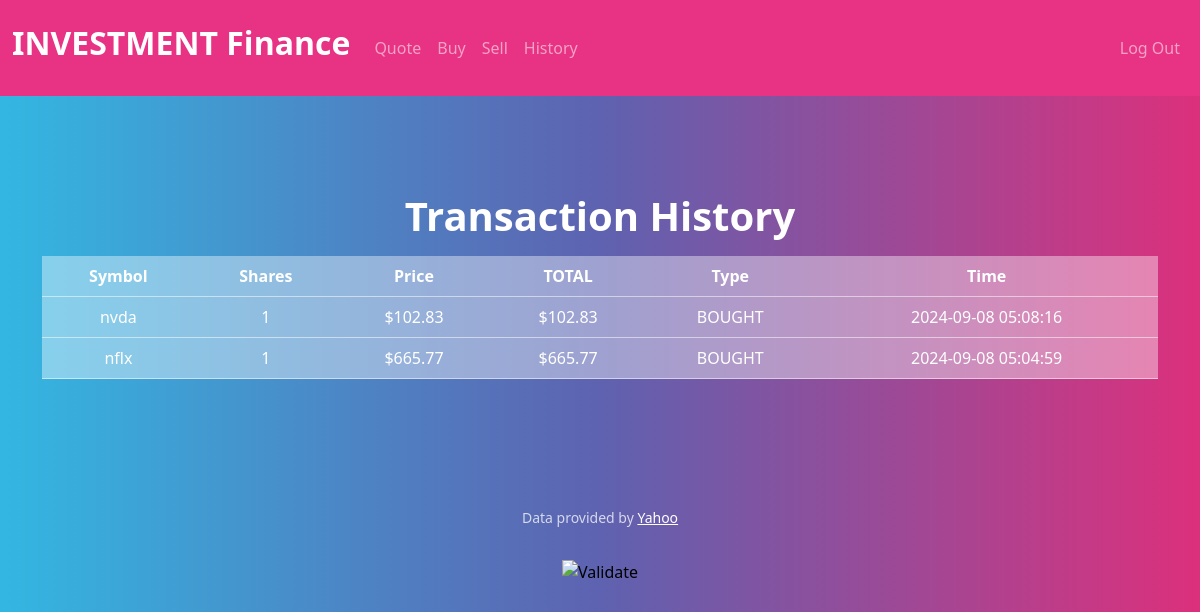
Page /history (signed in) on the earlier database version.
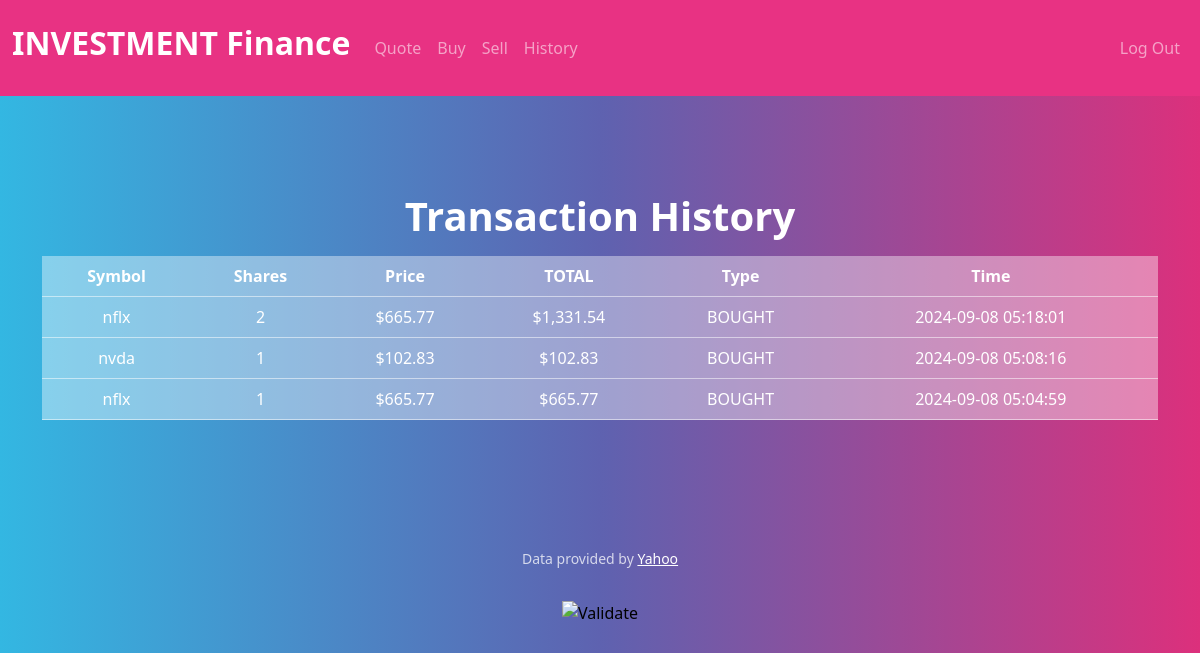
Same page on the later database version.
### tables this page shows
CREATE TABLE transactions (
id INTEGER PRIMARY KEY AUTOINCREMENT NOT NULL,
user_id INTEGER NOT NULL,
symbol TEXT NOT NULL,
shares INTEGER NOT NULL,
price REAL NOT NULL,
total NUMERIC NOT NULL,
transaction_type TEXT NOT NULL, transaction_time TIMESTAMP DEFAULT CURRENT_TIMESTAMP,
FOREIGN KEY (user_id) REFERENCES users(id)
);

### app.py (the view)
@app.route("/history", methods=["GET","POST"])
@login_required
def history():
    user_id = session["user_id"]
    transactions = db.execute("""
                              SELECT symbol, price, shares, total, transaction_time, transaction_type
                              FROM transactions
                              WHERE user_id = ?
                              ORDER BY transaction_time DESC""",
                              user_id)
    return render_template("history.html", transactions=transactions)

### app.py (called while the page is built)
@app.after_request
def after_request(response):
    response.headers["Cache-Control"] = "no-cache, no-store, must-revalidate"
    response.headers["Expires"] = 0
    response.headers["Pragma"] = "no-cache"
    return response

### templates/helpers.py (called while the page is built)
def login_required(f):
    @wraps(f)
    def decorated_function(*args, **kwargs):
        if session.get("user_id") is None:
            return redirect("/login")
        return f(*args, **kwargs)
    return decorated_function

def usd(value):
    return f"${value:,.2f}"

### templates/history.html (shortened to what this page needs)
{% extends "layout.html" %}
{% block main %}
    <h1>Transaction History</h1>
    <div class="table-responsive">
        <table class="table table-hover">
            <thead>
                <tr class="table-secondary">
                    <th>Symbol</th>
                    <th>Shares</th>
                    <th>Price</th>
                    <th>TOTAL</th>
                    <th>Type</th>
                    <th>Time</th>
                </tr>
            </thead>
            <tbody>
                {% for stock in transactions %}
                    <tr class="table-secondary">
                        <td>{{ stock.symbol }}</td>
                        <td>{{ stock.shares }}</td>
                        <td>{{ stock.price | usd }}</td>
                        <td>{{ stock.total | usd }}</td>
                        <td>{{ stock.transaction_type }}</td>
                        <td>{{ stock.transaction_time }}</td>
                    </tr>
                {% endfor %}
            </tbody>
        </table>
    </div>
{% endblock %}

Differences in the rows shown:
added transactions: symbol "nflx", shares "2", price "$665.77", total "$1,331.54", transaction_type "BOUGHT", transaction_time "2024-09-08 05:18:01"
